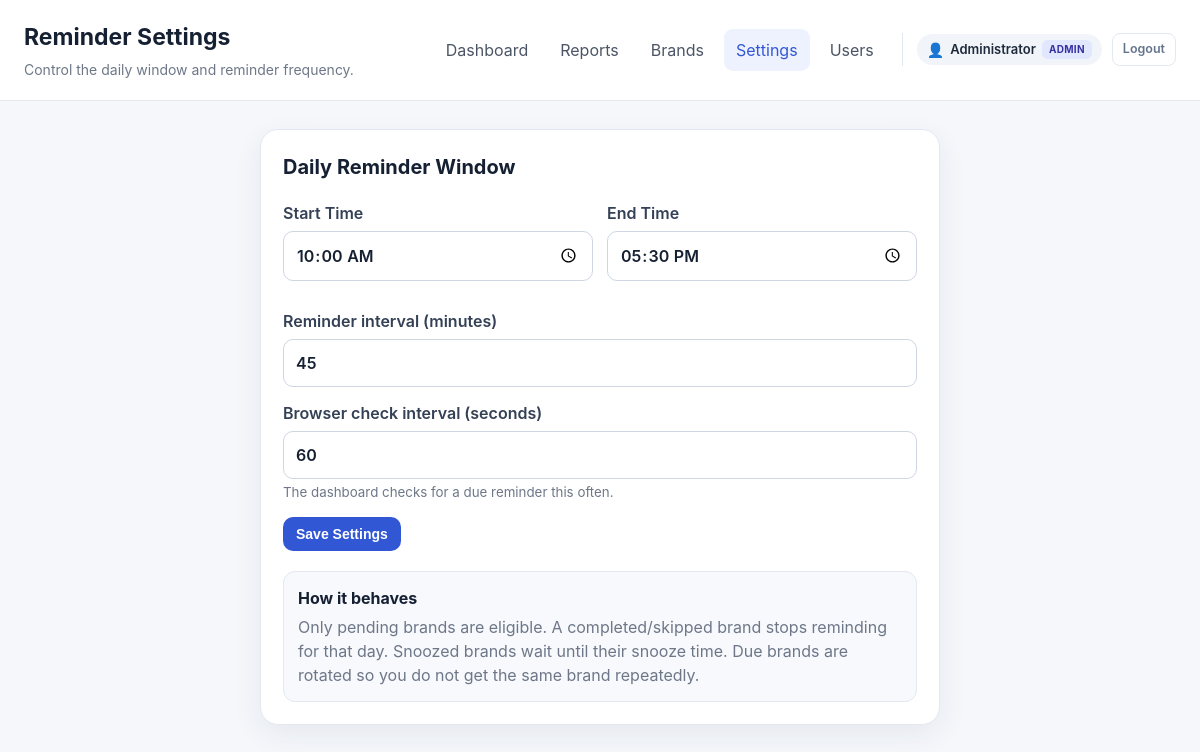
The page /settings.php (signed in) on the database its author committed.
### tables this page shows
CREATE TABLE IF NOT EXISTS settings (
    id TINYINT UNSIGNED PRIMARY KEY,
    window_start TIME NOT NULL DEFAULT '10:00:00',
    window_end TIME NOT NULL DEFAULT '17:30:00',
    reminder_interval_minutes INT UNSIGNED NOT NULL DEFAULT 45,
    browser_poll_seconds INT UNSIGNED NOT NULL DEFAULT 60,
    last_global_reminder_at DATETIME NULL,
    updated_at DATETIME NULL DEFAULT NULL ON UPDATE CURRENT_TIMESTAMP
);

### auth.php (called while the page is built, shortened)
<?php
function currentUser(): ?array
{
    if (!empty($_SESSION['auth_user'])) {
        return $_SESSION['auth_user'];
    }
    return null;
}
function isAdmin(): bool
{
    $user = currentUser();
    return $user && ($user['role'] ?? '') === 'admin';
}

### config.php (called while the page is built, shortened)
<?php
function e(?string $value): string
{
    return htmlspecialchars((string)$value, ENT_QUOTES, 'UTF-8');
}
function getSettings(PDO $pdo): array
{
    $stmt = $pdo->query("SELECT * FROM settings WHERE id = 1 LIMIT 1");
    $settings = $stmt->fetch();
    return $settings;
}
require_once __DIR__ . '/auth.php';

### settings.php (the view, shortened to what this page needs)
<?php
require __DIR__ . '/config.php';
$currentUser = currentUser();
$pdo = db();
$settings = getSettings($pdo);
?>
<!doctype html>
<html lang="en">
<head>
    <link rel="stylesheet" href="assets/app.css?v=<?= filemtime(__DIR__ . '/assets/app.css') ?>">
</head>
<body>
<header class="topbar">
    <div>
        <h1>Reminder Settings</h1>
        <p>Control the daily window and reminder frequency.</p>
    </div>
    <div class="topbar-right">
        <nav>
            <a href="index.php">Dashboard</a>
            <a href="reports.php">Reports</a>
            <?php if (isAdmin()): ?>
                <a href="brands.php">Brands</a>
                <a href="settings.php" class="active">Settings</a>
                <a href="users.php">Users</a>
            <?php endif; ?>
        </nav>
        <div class="user-menu">
            <span class="user-badge" title="Logged in as <?= e($currentUser['username']) ?>">
                <span class="user-avatar">👤</span>
                <span class="user-name"><?= e($currentUser['name']) ?></span>
                <span class="role-badge role-<?= e($currentUser['role']) ?>"><?= e(strtoupper($currentUser['role'])) ?></span>
            </span>
            <a href="logout.php" class="btn-logout" title="Sign out">Logout</a>
        </div>
    </div>
</header>
<main class="container narrow">
    <section class="panel">
        <h2>Daily Reminder Window</h2>
        <form method="post">
            <div class="form-grid">
                <label>Start Time<input type="time" name="window_start" value="<?= e(substr($settings['window_start'],0,5)) ?>" required></label>
                <label>End Time<input type="time" name="window_end" value="<?= e(substr($settings['window_end'],0,5)) ?>" required></label>
            </div>
            <label>Reminder interval (minutes)<input type="number" min="5" max="240" name="reminder_interval_minutes" value="<?= (int)$settings['reminder_interval_minutes'] ?>" required></label>
            <label>Browser check interval (seconds)<input type="number" min="30" max="300" name="browser_poll_seconds" value="<?= (int)$settings['browser_poll_seconds'] ?>" required><small>The dashboard checks for a due reminder this often.</small></label>
            <button class="btn btn-primary" type="submit">Save Settings</button>
        </form>
        <div class="info-box">
            <strong>How it behaves</strong>
            <p>Only pending brands are eligible. A completed/skipped brand stops reminding for that day. Snoozed brands wait until their snooze time. Due brands are rotated so you do not get the same brand repeatedly.</p>
        </div>
    </section>
</main>
</body>
</html>

### assets/app.css (style rules this page uses)
:root { --bg:#f5f7fb;--panel:#fff;--text:#162033;--muted:#6d7788;--border:#e3e8f0;--primary:#3157d5;--primary-dark:#2446b3;--success:#168a5b;--warning:#aa6b00;--danger:#c73b3b;--shadow:0 10px 30px rgba(27,39,70,.07) }
* { box-sizing:border-box }
body { margin:0;background:var(--bg);color:var(--text);font-family:Inter,Segoe UI,Arial,sans-serif;line-height:1.5 }
.topbar { background:#fff;border-bottom:1px solid var(--border);padding:20px max(24px,calc((100vw - 1180px)/2));display:flex;gap:24px;align-items:center;justify-content:space-between;position:sticky;top:0;z-index:10 }
.topbar h1 { margin:0;font-size:23px }
.topbar p { margin:4px 0 0;color:var(--muted);font-size:14px }
.topbar nav { display:flex;gap:8px }
.topbar nav a { color:#4b5565;text-decoration:none;padding:9px 12px;border-radius:9px }
.topbar nav a.active,.topbar nav a:hover { background:#eef2ff;color:var(--primary) }
.container { max-width:1180px;margin:28px auto;padding:0 20px }
.container.narrow { max-width:720px }
.section-head h2,.panel h2 { margin:0 0 5px;font-size:20px }
.btn { appearance:none;border:0;border-radius:10px;padding:9px 13px;font-weight:600;cursor:pointer;text-decoration:none;display:inline-flex;align-items:center;justify-content:center;font-size:14px }
.btn-primary { background:var(--primary);color:#fff }
.panel { background:#fff;border:1px solid var(--border);border-radius:18px;padding:22px;box-shadow:var(--shadow) }
label { display:block;font-weight:600;margin:14px 0;color:#344055 }
label small { font-weight:400;color:var(--muted) }
input,textarea,select { display:block;width:100%;margin-top:6px;border:1px solid #ced6e2;border-radius:10px;padding:11px 12px;font:inherit;background:#fff;color:var(--text) }
.form-grid { display:grid;grid-template-columns:1fr 1fr;gap:14px }
.info-box { background:#f7f9fc;border:1px solid var(--border);padding:14px;border-radius:12px;margin-top:20px }
.info-box p { margin:5px 0 0;color:var(--muted) }
.topbar-right { display:flex;align-items:center;gap:16px;flex-wrap:wrap }
.user-menu { display:flex;align-items:center;gap:10px;padding-left:14px;border-left:1px solid var(--border) }
.user-badge { display:inline-flex;align-items:center;gap:6px;background:#f1f5f9;padding:5px 10px;border-radius:999px;font-size:13px;font-weight:600;color:#1e293b }
.user-avatar { font-size:14px }
.role-badge { display:inline-block;padding:2px 7px;border-radius:6px;font-size:10px;font-weight:700;letter-spacing:.03em;text-transform:uppercase }
.role-admin { background:#e0e7ff;color:#3730a3 }
.btn-logout { display:inline-flex;align-items:center;gap:4px;text-decoration:none;font-size:12.5px;font-weight:600;color:#64748b;padding:6px 10px;border-radius:8px;border:1px solid var(--border);background:#fff;transition:all .15s }

### rows shown on the page
settings: window_start "10:00", window_end "17:30", reminder_interval_minutes "45", browser_poll_seconds "60"

### other values the page prints
$currentUser['name'] "Administrator"
$currentUser['role'] "ADMIN"
